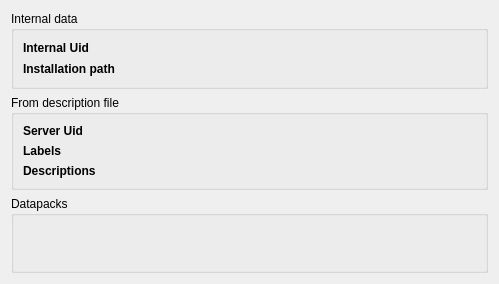
<?xml version="1.0" encoding="UTF-8"?>
<ui version="4.0">
 <class>DataPackPlugin::Internal::ServerWidget</class>
 <widget class="QWidget" name="DataPackPlugin::Internal::ServerWidget">
  <property name="geometry">
   <rect>
    <x>0</x>
    <y>0</y>
    <width>499</width>
    <height>284</height>
   </rect>
  </property>
  <property name="windowTitle">
   <string>Form</string>
  </property>
  <layout class="QGridLayout" name="datapacksGroupLayout">
   <item row="1" column="0" colspan="2">
    <widget class="QGroupBox" name="groupBox">
     <property name="title">
      <string>From description file</string>
     </property>
     <layout class="QGridLayout" name="gridLayout">
      <item row="0" column="0">
       <widget class="QLabel" name="label_3">
        <property name="sizePolicy">
         <sizepolicy hsizetype="Fixed" vsizetype="Fixed">
          <horstretch>0</horstretch>
          <verstretch>0</verstretch>
         </sizepolicy>
        </property>
        <property name="font">
         <font>
          <weight>75</weight>
          <bold>true</bold>
         </font>
        </property>
        <property name="text">
         <string>Server Uid</string>
        </property>
       </widget>
      </item>
      <item row="0" column="1">
       <widget class="QLabel" name="descriptionUid">
        <property name="sizePolicy">
         <sizepolicy hsizetype="Preferred" vsizetype="Fixed">
          <horstretch>0</horstretch>
          <verstretch>0</verstretch>
         </sizepolicy>
        </property>
       </widget>
      </item>
      <item row="1" column="0">
       <widget class="QLabel" name="label_4">
        <property name="sizePolicy">
         <sizepolicy hsizetype="Fixed" vsizetype="Fixed">
          <horstretch>0</horstretch>
          <verstretch>0</verstretch>
         </sizepolicy>
        </property>
        <property name="font">
         <font>
          <weight>75</weight>
          <bold>true</bold>
         </font>
        </property>
        <property name="text">
         <string>Labels</string>
        </property>
       </widget>
      </item>
      <item row="1" column="1">
       <layout class="QVBoxLayout" name="labelsLayout"/>
      </item>
      <item row="2" column="0">
       <widget class="QLabel" name="descriptionLabel">
        <property name="sizePolicy">
         <sizepolicy hsizetype="Fixed" vsizetype="Fixed">
          <horstretch>0</horstretch>
          <verstretch>0</verstretch>
         </sizepolicy>
        </property>
        <property name="font">
         <font>
          <weight>75</weight>
          <bold>true</bold>
         </font>
        </property>
        <property name="text">
         <string>Descriptions</string>
        </property>
       </widget>
      </item>
      <item row="2" column="1">
       <layout class="QVBoxLayout" name="descriptionsLayout"/>
      </item>
     </layout>
    </widget>
   </item>
   <item row="0" column="0" colspan="2">
    <widget class="QGroupBox" name="groupBox_2">
     <property name="title">
      <string>Internal data</string>
     </property>
     <layout class="QGridLayout" name="gridLayout_3">
      <item row="0" column="0">
       <widget class="QLabel" name="label">
        <property name="sizePolicy">
         <sizepolicy hsizetype="Fixed" vsizetype="Fixed">
          <horstretch>0</horstretch>
          <verstretch>0</verstretch>
         </sizepolicy>
        </property>
        <property name="font">
         <font>
          <weight>75</weight>
          <bold>true</bold>
         </font>
        </property>
        <property name="text">
         <string>Internal Uid</string>
        </property>
       </widget>
      </item>
      <item row="0" column="1">
       <widget class="QLabel" name="internalUid">
        <property name="sizePolicy">
         <sizepolicy hsizetype="Preferred" vsizetype="Fixed">
          <horstretch>0</horstretch>
          <verstretch>0</verstretch>
         </sizepolicy>
        </property>
       </widget>
      </item>
      <item row="1" column="0">
       <widget class="QLabel" name="label_2">
        <property name="sizePolicy">
         <sizepolicy hsizetype="Fixed" vsizetype="Fixed">
          <horstretch>0</horstretch>
          <verstretch>0</verstretch>
         </sizepolicy>
        </property>
        <property name="font">
         <font>
          <weight>75</weight>
          <bold>true</bold>
         </font>
        </property>
        <property name="text">
         <string>Installation path</string>
        </property>
       </widget>
      </item>
      <item row="1" column="1">
       <widget class="QLabel" name="installPath">
        <property name="sizePolicy">
         <sizepolicy hsizetype="Preferred" vsizetype="Fixed">
          <horstretch>0</horstretch>
          <verstretch>0</verstretch>
         </sizepolicy>
        </property>
       </widget>
      </item>
     </layout>
    </widget>
   </item>
   <item row="2" column="0" colspan="2">
    <widget class="QGroupBox" name="datapacksGroup">
     <property name="title">
      <string>Datapacks</string>
     </property>
     <layout class="QVBoxLayout" name="datapacksGroupLayout_2"/>
    </widget>
   </item>
  </layout>
 </widget>
 <resources/>
 <connections/>
</ui>
